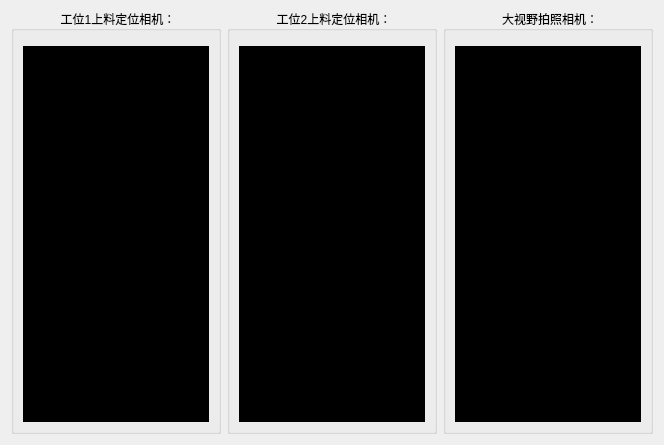
<?xml version="1.0" encoding="UTF-8"?>
<ui version="4.0">
 <class>CameraPreviewForm</class>
 <widget class="QWidget" name="CameraPreviewForm">
  <property name="geometry">
   <rect>
    <x>0</x>
    <y>0</y>
    <width>664</width>
    <height>445</height>
   </rect>
  </property>
  <property name="windowTitle">
   <string>Form</string>
  </property>
  <layout class="QGridLayout" name="gridLayout">
   <item row="0" column="0">
    <widget class="QGroupBox" name="groupBox">
     <property name="styleSheet">
      <string notr="true">QGroupBox::title
{
	subcontrol-origin:margin;
	subcontrol-position:top center;
	padding:1px;
}</string>
     </property>
     <property name="title">
      <string>工位1上料定位相机：</string>
     </property>
     <layout class="QHBoxLayout" name="horizontalLayout">
      <property name="topMargin">
       <number>15</number>
      </property>
      <item>
       <widget class="ImageView" name="WidgetWorkStationOneLocationLoad" native="true">
        <property name="styleSheet">
         <string notr="true">background-color: rgb(0, 0, 0);</string>
        </property>
       </widget>
      </item>
     </layout>
    </widget>
   </item>
   <item row="0" column="2">
    <widget class="QGroupBox" name="groupBox_2">
     <property name="styleSheet">
      <string notr="true">QGroupBox::title
{
	subcontrol-origin:margin;
	subcontrol-position:top center;
	padding:1px;
}</string>
     </property>
     <property name="title">
      <string>大视野拍照相机：</string>
     </property>
     <layout class="QHBoxLayout" name="horizontalLayout_2">
      <property name="topMargin">
       <number>15</number>
      </property>
      <item>
       <widget class="ImageView" name="WidgetTakePhotosForRecord" native="true">
        <property name="styleSheet">
         <string notr="true">background-color: rgb(0, 0, 0);</string>
        </property>
       </widget>
      </item>
     </layout>
    </widget>
   </item>
   <item row="0" column="1">
    <widget class="QGroupBox" name="groupBox_3">
     <property name="styleSheet">
      <string notr="true">QGroupBox::title
{
	subcontrol-origin:margin;
	subcontrol-position:top center;
	padding:1px;
}</string>
     </property>
     <property name="title">
      <string>工位2上料定位相机：</string>
     </property>
     <layout class="QVBoxLayout" name="verticalLayout">
      <property name="topMargin">
       <number>15</number>
      </property>
      <item>
       <widget class="ImageView" name="WidgetWorkStationTwoLocationLoad" native="true">
        <property name="styleSheet">
         <string notr="true">background-color: rgb(0, 0, 0);</string>
        </property>
       </widget>
      </item>
     </layout>
    </widget>
   </item>
  </layout>
 </widget>
 <customwidgets>
  <customwidget>
   <class>ImageView</class>
   <extends>QWidget</extends>
   <header location="global">ImageView.h</header>
   <container>1</container>
  </customwidget>
 </customwidgets>
 <resources/>
 <connections/>
</ui>
